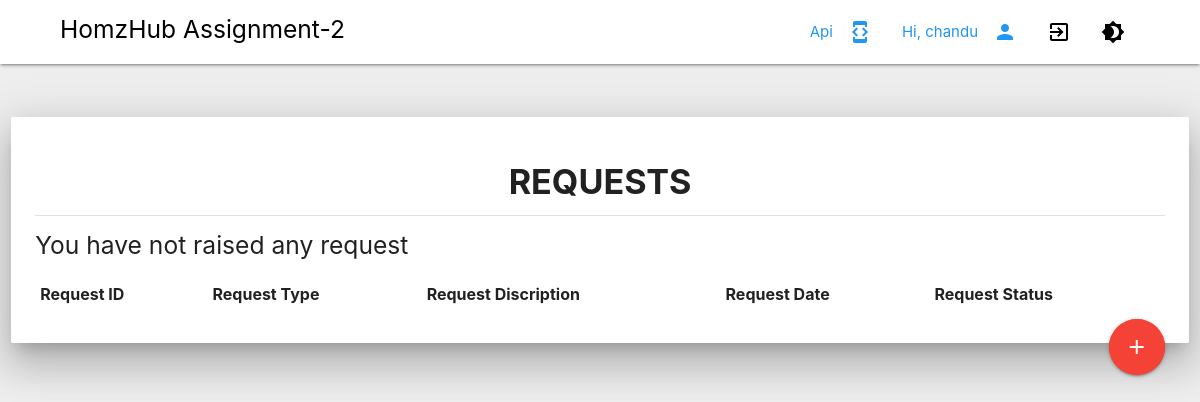
The page / (signed in) on the database as committed earlier.
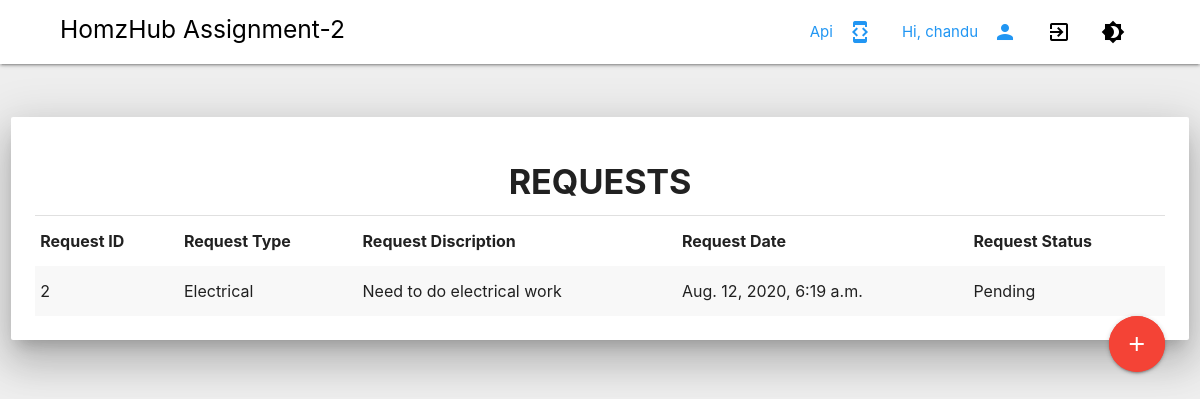
The same page on the database as committed later.
### mysite/models.py (models this page shows, shortened)
class UserRequest(models.Model):
  RequestedUser = models.ForeignKey(User, on_delete=models.CASCADE, related_name='UserRequest_user', default = "")
  RequestType = models.ForeignKey(RequestTypeMaster, on_delete=models.CASCADE, related_name='UserRequest_type')
  RequestDesc = models.TextField(default = "")
  City = models.TextField(default = "")
  State = models.ForeignKey(StateMaster, on_delete=models.CASCADE, related_name='UserRequest_state')
  Pincode = models.IntegerField(default=0)
  PhoneCode = models.TextField(default = "")
  Phone = models.IntegerField(default = "")
  Status  = models.ForeignKey(StatusMaster, on_delete=models.CASCADE, related_name='UserRequest_Status')
  Remark = models.TextField(default = "")
  created = models.DateTimeField(auto_now_add=True)

class RequestTypeMaster(models.Model):
  RequestType = models.TextField(default = "")
  def __str__(self):
    return self.RequestType

class StatusMaster(models.Model):
  StatusType = models.TextField(default="")
  def __str__(self):
    return self.StatusType

### mysite/views.py (the view)
# urls.py: path('', RequestView, name='request'),
def RequestView(request):
  if not request.user.is_authenticated:
      return render(request, 'Login.html')
  if request.method == 'GET':
      Requests = UserRequest.objects.filter(RequestedUser=request.user)
      context = {
        'Requests':Requests
      }
      return render(request, 'Base.html', context)

### templates/Base.html (shortened to what this page needs)
{% load static %}
<link rel="stylesheet" href="https://cdnjs.cloudflare.com/ajax/libs/materialize/1.0.0-beta/css/materialize.min.css">
<link rel="stylesheet" href="{% static 'css/BodyDarkTogglee.css' %}">
{% block header %}
<div class="navbar-fixed">
<nav>
     <div class="nav-wrapper">
          <ul class="left">
              <li><a href="collapsible.html" class="label-icon"></a><i class="material-icons"></i></li>
              <li><a href="collapsible.html" class="label-icon"></a><i class="material-icons"></i></li>
              <li><h5 href = "/Dashboard/" class="tooltipped"  data-position="bottom" data-tooltip="HomzHub"> HomzHub Assignment-2</h5></li>
          </ul>
          <ul class="hide-on-med-and-down right">
                <li><a href ="/RawData/" class="blue-text tooltipped"  data-position="bottom" data-tooltip="Api"><i class="material-icons right">developer_mode</i> Api </a></li>
                <li><a class="blue-text tooltipped"  data-position="bottom" data-tooltip="Welcome {{user}}"><i class="material-icons right">person</i> Hi, {{user | truncatechars:12}} </a></li>
                <li><a onclick="myLogout();" class="black-text tooltipped"  data-position="bottom" data-tooltip="Logout from application"><i class="material-icons">exit_to_app</i></a></li>
                <li><a class="dark-toggle tooltipped black-text" onclick="myDark()"  data-position="bottom"  data-tooltip="Toggle dark/light themes" ><i class="material-icons">brightness_4</i></a></li>
                <li><a href="collapsible.html" class="label-icon"></a><i class="material-icons"></i></li>
                <li><a href="collapsible.html" class="label-icon"></a><i class="material-icons"></i></li>
            </ul>
     </div>
</nav>
</div>
{% endblock header %}
{% block content %}
<div class="row">
  <div class="col s12">
    <br><br>
    <div class="card z-depth-5 hoverable">
      <div class="card-content">
        <center><h4><b>REQUESTS</b></h3></center>
        <li class="divider"></li>
        <table class="striped">
        <thead>
          <tr>
              <th>Request ID</th>
              <th>Request Type</th>
              <th>Request Discription</th>
              <th>Request Date</th>
              <th>Request Status</th>
          </tr>
        </thead>
        <tbody>
          {% for request in Requests reversed%}
          <tr>
            <td>{{request.id}}</td>
            <td>{{request.RequestType}}</td>
            <td>{{request.RequestDesc}}</td>
            <td>{{request.created}}</td>
            <td>{{request.Status}}</td>
          </tr>
          {% empty %}
           <h5>You have not raised any request</h5>
          {% endfor %}
        </tbody>
      </table>
  <a class="btn-floating btn-large waves-effect waves-light red right pulse tooltipped" data-position="top" data-tooltip="Add new request" href="/AddRequest/"><i class="material-icons">add</i></a>
      </div>
    </div>
  </div>
</div>
{% endblock content %}

Rows that differ between the two databases and show on the page:
added UserRequest: id "2", RequestType "Electrical", RequestDesc "Need to do electrical work", created "Aug. 12, 2020, 6:19 a.m.", Status "Pending"
Other text that changed with them:
text no longer shown: "You have not raised any request"
